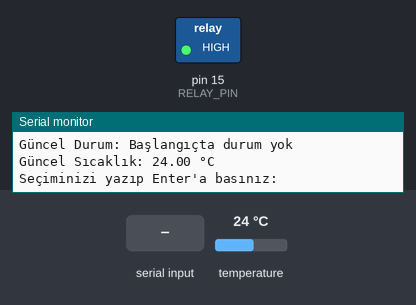
The sketch below on a simulated Arduino Uno, built with avr-gcc and run on an emulated ATmega328P. Shown: switched loads named in the sketch (green lamp = pin HIGH), the last lines printed to the serial monitor. The test bench sets the inputs (shaded band); at power-on: temperature 24 °C.

Above: at 1.9 s.
2.0 s: "1\n" received over Serial
At 3.7 s:
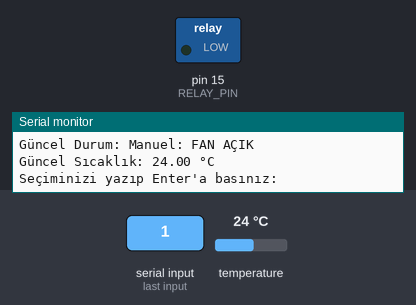
4.8 s: "2\n" received over Serial
At 6.8 s:
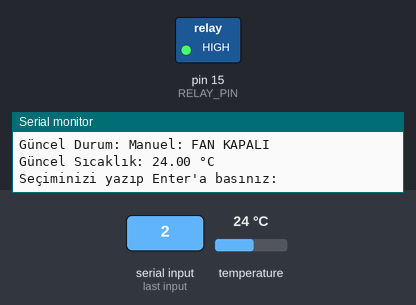
7.4 s: "3\n" received over Serial
9.2 s: temperature set to 26.2 °C
11.4 s: temperature set to 27.4 °C
At 13.2 s:
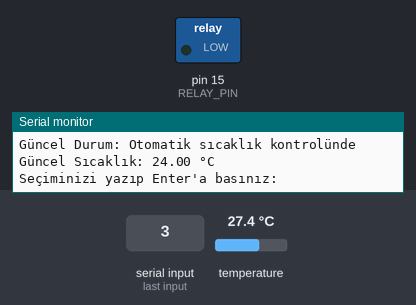
13.5 s: temperature set to 12 °C
At 14.2 s:
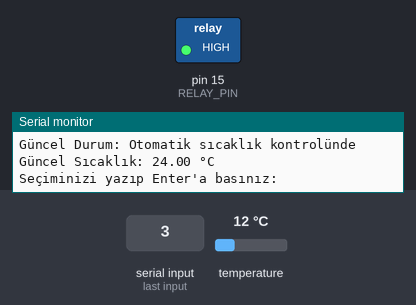
Timing chart, 0 to 16.2 s (numbered marks = the images above; inputs shaded):
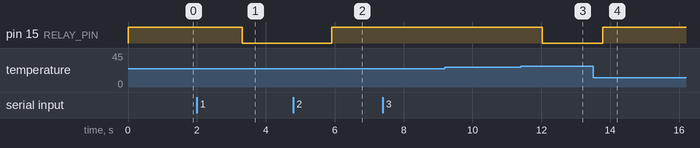

The sketch:

MenuluFanCalistirma.ino
```cpp
#include <OneWire.h>

#define ONE_WIRE_BUS 18       // DS18B20 veri pini
#define RELAY_PIN 15          // Röle kontrol pini
#define TEMP_THRESHOLD 27.0   // Fan açma sıcaklık eşiği (°C)

OneWire oneWire(ONE_WIRE_BUS);

bool manualControl = false;
bool manualState = false;
String currentStatus = "Başlangıçta durum yok";  // Güncel durum bilgisini tutar
float currentTemperature = 0.0;                   // Güncel sıcaklık değeri

void showMenu() {
  Serial.println("\n------ MENÜ ------");
  Serial.println("1 - Fan Aç (MANUEL ON)");
  Serial.println("2 - Fan Kapat (MANUEL OFF)");
  Serial.println("3 - Otomatik Sıcaklık Kontrolü (AUTO)");
  Serial.println("4 - Mevcut Sıcaklığı Göster");
  Serial.println("--------------------");
  Serial.println("Güncel Durum: " + currentStatus);
  Serial.print  ("Güncel Sıcaklık: ");
  Serial.print  (currentTemperature, 2);
  Serial.println(" °C");
  Serial.println("Seçiminizi yazıp Enter'a basınız:");
}

float readTemperature() {
  byte data[9];
  oneWire.reset();
  oneWire.skip();
  oneWire.write(0x44);     // Ölçüm başlat
  delay(750);
  oneWire.reset();
  oneWire.skip();
  oneWire.write(0xBE);     // Ölçüm oku
  for (int i = 0; i < 9; i++) {
    data[i] = oneWire.read();
  }
  int16_t raw = (data[1] << 8) | data[0];
  float celsius = (float)raw / 16.0;
  return celsius;
}

void setup() {
  Serial.begin(115200);
  pinMode(RELAY_PIN, OUTPUT);
  digitalWrite(RELAY_PIN, HIGH); // Röle kapalı (aktif LOW)
  currentTemperature = readTemperature();
  showMenu();                    // Menü setup'ta ilk gösterim
}

void loop() {
  if (Serial.available() > 0) {
    String input = Serial.readStringUntil('\n');
    input.trim();

    if (input == "1") {
      manualControl = true;
      manualState = true;
      currentStatus = "Manuel: FAN AÇIK";
      Serial.println("Manuel kontrol: FAN AÇIK");
    }
    else if (input == "2") {
      manualControl = true;
      manualState = false;
      currentStatus = "Manuel: FAN KAPALI";
      Serial.println("Manuel kontrol: FAN KAPALI");
    }
    else if (input == "3") {
      manualControl = false;
      currentStatus = "Otomatik sıcaklık kontrolünde";
      Serial.println("Otomatik sıcaklık kontrolüne geçildi.");
    }
    else if (input == "4") {
      float tempNow = readTemperature();
      Serial.print("Mevcut Sıcaklık: ");
      Serial.print(tempNow, 2);
      Serial.println(" °C");
    }
    else {
      Serial.println("Geçersiz seçim, tekrar deneyin.");
    }
    // Menü tekrar yazılır, böylece güncel durum ve sıcaklık görünür
    showMenu();
  }

  // Güncel sıcaklığı sürekli güncelle
  currentTemperature = readTemperature();

  if (manualControl) {
    if (manualState) {
      digitalWrite(RELAY_PIN, LOW);  // Röle aktif, fan çalışıyor (aktif LOW)
    }
    else {
      digitalWrite(RELAY_PIN, HIGH); // Röle kapalı, fan duruyor
    }
    delay(100);
    return;
  }

  // Otomatik sıcaklık kontrolü
  if (currentTemperature >= TEMP_THRESHOLD) {
    digitalWrite(RELAY_PIN, LOW);  // Fan aç
    currentStatus = "Otomatik: FAN ÇALIŞIYOR";
  }
  else {
    digitalWrite(RELAY_PIN, HIGH); // Fan kapat
    currentStatus = "Otomatik: FAN DURDU";
  }

  delay(1000);
}
```

Measured:
- the behaviour switches between 26.9 and 27 °C on temperature (found by bisection; images 2 and 3)
- after the input at 2.0 s, pin 15 (RELAY_PIN): HIGH → LOW after 1.3 s
- after the input at 4.8 s, pin 15 (RELAY_PIN): LOW → HIGH after 1.1 s
- after the input at 9.2 s, every drawn part: stays the same
- after the input at 11.4 s, pin 15 (RELAY_PIN): HIGH → LOW after 0.62 s
- after the input at 13.5 s, pin 15 (RELAY_PIN): LOW → HIGH after 0.28 s
